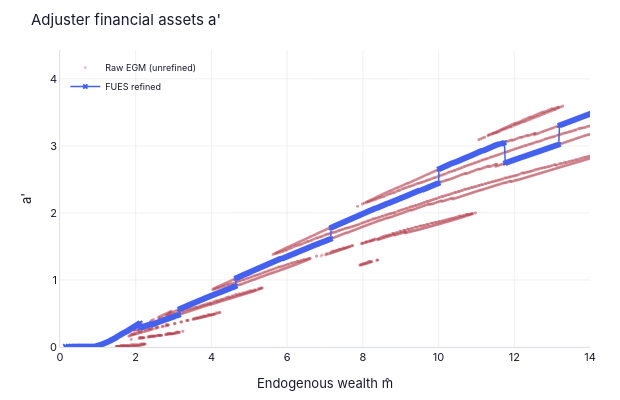
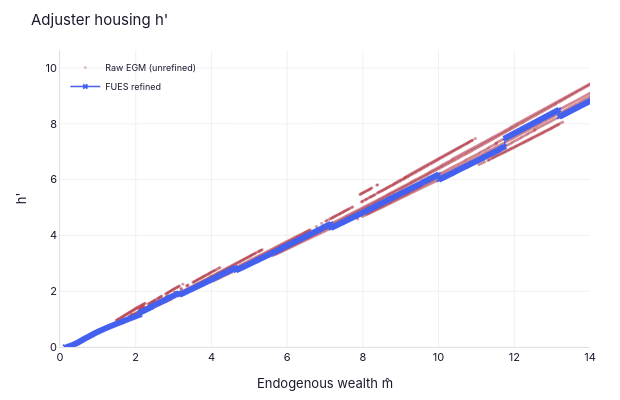
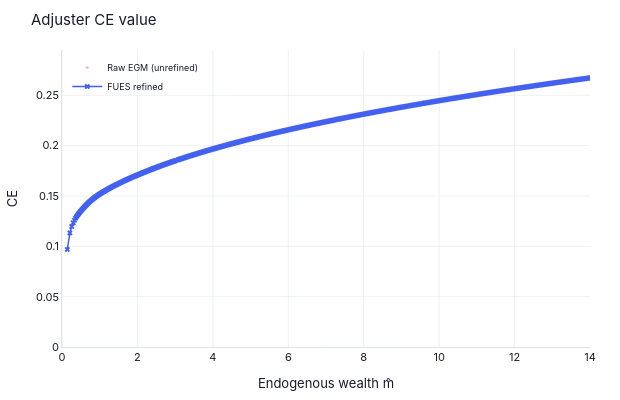

The notebook cell saved with these charts, in order:
### Markdown cell above
Interactive (Plotly):

### Code cell
# ── Interactive plotly (zoom/pan to inspect dense crossings) ──
try:
    from examples.durables.outputs import nb_plot_adjuster_egm_interactive
    fig_a, fig_h, fig_v = nb_plot_adjuster_egm_interactive(
        results['FUES']['nest'], results['FUES']['grids'], plot_t=35)
    fig_a.show()
    fig_h.show()
    fig_v.show()
except Exception as e:
    print(f'Interactive plots skipped: {e}')

### Figure 1 — Plotly figure (JSON) as saved in the notebook; plotly's stock layout.template omitted (floating-point values rounded to 4 significant figures; data arrays with more than 128 entries replaced by an {"elided": "..."} marker saying what was removed)
{"data": [{"marker": {"color": "#b23a48", "opacity": 0.3, "size": 3}, "mode": "markers", "name": "Raw EGM (unrefined)", "type": "scattergl", "x": {"elided": "3478 float values"}, "y": {"elided": "3478 float values"}}, {"line": {"color": "#4361ee", "width": 1.5}, "marker": {"color": "#4361ee", "size": 5, "symbol": "x"}, "mode": "lines+markers", "name": "FUES refined", "type": "scattergl", "x": {"elided": "635 float values"}, "y": {"elided": "635 float values"}}], "layout": {"dragmode": "zoom", "font": {"color": "#1a1a2e", "family": "Inter, Helvetica Neue, Arial, sans-serif", "size": 11}, "height": 400, "legend": {"bgcolor": "rgba(0,0,0,0)", "borderwidth": 0, "font": {"size": 9}, "x": 0.01, "y": 0.99}, "margin": {"b": 40, "l": 60, "r": 30, "t": 50}, "paper_bgcolor": "#ffffff", "plot_bgcolor": "#ffffff", "title": {"text": "Adjuster financial assets a'"}, "width": 620, "xaxis": {"gridcolor": "#e5e7eb", "gridwidth": 0.6, "linecolor": "#d1d5db", "linewidth": 0.8, "range": [0, 14], "tickfont": {"color": "#1a1a2e"}, "title": {"font": {"color": "#1a1a2e"}, "text": "Endogenous wealth m̂"}, "zerolinecolor": "#e5e7eb"}, "yaxis": {"gridcolor": "#e5e7eb", "gridwidth": 0.6, "linecolor": "#d1d5db", "linewidth": 0.8, "rangemode": "tozero", "tickfont": {"color": "#1a1a2e"}, "title": {"font": {"color": "#1a1a2e"}, "text": "a'"}, "zerolinecolor": "#e5e7eb"}}}

### Figure 2 — Plotly figure (JSON) as saved in the notebook; plotly's stock layout.template omitted (floating-point values rounded to 4 significant figures; data arrays with more than 128 entries replaced by an {"elided": "..."} marker saying what was removed)
{"data": [{"marker": {"color": "#b23a48", "opacity": 0.3, "size": 3}, "mode": "markers", "name": "Raw EGM (unrefined)", "type": "scattergl", "x": {"elided": "3478 float values"}, "y": {"elided": "3478 float values"}}, {"line": {"color": "#4361ee", "width": 1.5}, "marker": {"color": "#4361ee", "size": 5, "symbol": "x"}, "mode": "lines+markers", "name": "FUES refined", "type": "scattergl", "x": {"elided": "635 float values"}, "y": {"elided": "635 float values"}}], "layout": {"dragmode": "zoom", "font": {"color": "#1a1a2e", "family": "Inter, Helvetica Neue, Arial, sans-serif", "size": 11}, "height": 400, "legend": {"bgcolor": "rgba(0,0,0,0)", "borderwidth": 0, "font": {"size": 9}, "x": 0.01, "y": 0.99}, "margin": {"b": 40, "l": 60, "r": 30, "t": 50}, "paper_bgcolor": "#ffffff", "plot_bgcolor": "#ffffff", "title": {"text": "Adjuster housing h'"}, "width": 620, "xaxis": {"gridcolor": "#e5e7eb", "gridwidth": 0.6, "linecolor": "#d1d5db", "linewidth": 0.8, "range": [0, 14], "tickfont": {"color": "#1a1a2e"}, "title": {"font": {"color": "#1a1a2e"}, "text": "Endogenous wealth m̂"}, "zerolinecolor": "#e5e7eb"}, "yaxis": {"gridcolor": "#e5e7eb", "gridwidth": 0.6, "linecolor": "#d1d5db", "linewidth": 0.8, "rangemode": "tozero", "tickfont": {"color": "#1a1a2e"}, "title": {"font": {"color": "#1a1a2e"}, "text": "h'"}, "zerolinecolor": "#e5e7eb"}}}

### Figure 3 — Plotly figure (JSON) as saved in the notebook; plotly's stock layout.template omitted (floating-point values rounded to 4 significant figures; data arrays with more than 128 entries replaced by an {"elided": "..."} marker saying what was removed)
{"data": [{"marker": {"color": "#b23a48", "opacity": 0.3, "size": 3}, "mode": "markers", "name": "Raw EGM (unrefined)", "type": "scattergl", "x": {"elided": "3478 float values"}, "y": {"elided": "3478 float values"}}, {"line": {"color": "#4361ee", "width": 1.5}, "marker": {"color": "#4361ee", "size": 5, "symbol": "x"}, "mode": "lines+markers", "name": "FUES refined", "type": "scattergl", "x": {"elided": "635 float values"}, "y": {"elided": "635 float values"}}], "layout": {"dragmode": "zoom", "font": {"color": "#1a1a2e", "family": "Inter, Helvetica Neue, Arial, sans-serif", "size": 11}, "height": 400, "legend": {"bgcolor": "rgba(0,0,0,0)", "borderwidth": 0, "font": {"size": 9}, "x": 0.01, "y": 0.99}, "margin": {"b": 40, "l": 60, "r": 30, "t": 50}, "paper_bgcolor": "#ffffff", "plot_bgcolor": "#ffffff", "title": {"text": "Adjuster CE value"}, "width": 620, "xaxis": {"gridcolor": "#e5e7eb", "gridwidth": 0.6, "linecolor": "#d1d5db", "linewidth": 0.8, "range": [0, 14], "tickfont": {"color": "#1a1a2e"}, "title": {"font": {"color": "#1a1a2e"}, "text": "Endogenous wealth m̂"}, "zerolinecolor": "#e5e7eb"}, "yaxis": {"gridcolor": "#e5e7eb", "gridwidth": 0.6, "linecolor": "#d1d5db", "linewidth": 0.8, "rangemode": "tozero", "tickfont": {"color": "#1a1a2e"}, "title": {"font": {"color": "#1a1a2e"}, "text": "CE"}, "zerolinecolor": "#e5e7eb"}}}
